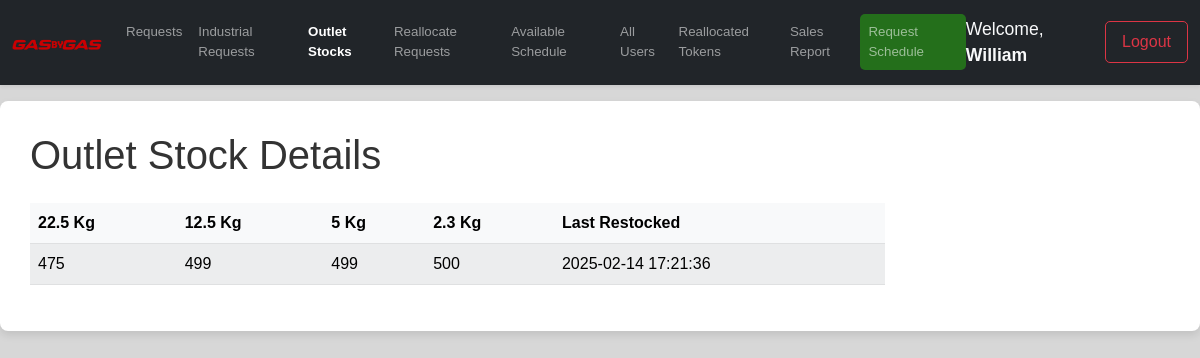
The page /outlet/outlet-dashboard.php?page=outlet-stocks (signed in) on the database its author committed.
### tables this page shows
CREATE TABLE `users` (
  `UserID` int(11) NOT NULL,
  `FullName` varchar(100) NOT NULL,
  `outletID` int(10) NOT NULL DEFAULT 0,
  `Email` varchar(100) NOT NULL DEFAULT 'No Email',
  `PhoneNumber` varchar(15) NOT NULL,
  `NIC` varchar(12) NOT NULL,
  `RegOutlet` varchar(30) NOT NULL,
  `PasswordHash` varchar(255) NOT NULL,
  `Role` enum('consumer','outlet_manager','dispatch_office','physical_consumer') DEFAULT 'consumer',
  `CreatedAt` timestamp NOT NULL DEFAULT current_timestamp()
);

CREATE TABLE `outlets` (
  `OutletID` int(11) NOT NULL,
  `OutletName` varchar(100) NOT NULL,
  `Location` varchar(255) NOT NULL,
  `Email` varchar(255) NOT NULL,
  `ContactNumber` varchar(15) DEFAULT NULL,
  `22.5` int(255) NOT NULL,
  `12.5` int(255) NOT NULL,
  `5` int(255) NOT NULL,
  `2.3` int(255) NOT NULL,
  `LastRestocked` timestamp NOT NULL DEFAULT current_timestamp()
);

### outlet/outlet-stocks.php (the view, shortened to what this page needs)
<?php
$userID = $_SESSION['userID'];
$stmt = $conn->prepare("SELECT OutletID FROM users WHERE UserID = ?");
$stmt->bind_param("i", $userID);
$stmt->execute();
$stmt->bind_result($outletID);
$query = "
    SELECT
        o.OutletID,
        o.OutletName,
        o.Location,
        o.Email,
        o.ContactNumber,
        `22.5` AS kg_22_5,
        `12.5` AS kg_12_5,
        `5` AS kg_5,
        `2.3` AS kg_2_3,
        o.LastRestocked
    FROM
        outlets o
    WHERE
        o.OutletID = ?
";
$stmt = $conn->prepare($query);
$stmt->bind_param("i", $outletID);
$stmt->execute();
$result = $stmt->get_result();
?>
<h1 class="mb-4">Outlet Stock Details</h1>
<?php if ($result->num_rows > 0): ?>
    <?php $row = $result->fetch_assoc(); ?>
    <table class="table table-light table-striped w-75">
        <thead>
            <tr>
                <th>22.5 Kg</th>
                <th>12.5 Kg</th>
                <th>5 Kg</th>
                <th>2.3 Kg</th>
                <th>Last Restocked</th>
            </tr>
        </thead>
        <tbody>
            <tr>
                <td><?= htmlspecialchars($row['kg_22_5']) ?></td>
                <td><?= htmlspecialchars($row['kg_12_5']) ?></td>
                <td><?= htmlspecialchars($row['kg_5']) ?></td>
                <td><?= htmlspecialchars($row['kg_2_3']) ?></td>
                <td><?= htmlspecialchars($row['LastRestocked']) ?></td>
            </tr>
        </tbody>
    </table>
<?php else: ?>
    <div class="alert alert-info">No stock information found for your outlet.</div>
<?php endif; ?>

### outlet/outlet-dashboard.php (shortened to what this page needs)
<?php
require '../db.php';
$userID = $_SESSION['userID'];
$stmt = $conn->prepare("SELECT FullName FROM users WHERE UserID = ?");
$stmt->bind_param("i", $userID);
$stmt->execute();
$stmt->bind_result($fullName);
?>
<!DOCTYPE html>
<html lang="en">
<head>
    <link href="https://cdn.jsdelivr.net/npm/bootstrap@5.3.0-alpha1/dist/css/bootstrap.min.css" rel="stylesheet">
    <link href="https://cdnjs.cloudflare.com/ajax/libs/select2/4.0.13/css/select2.min.css" rel="stylesheet" />
</head>
<body style="background: hsla(240, 2%, 12%, 0.178);">
<nav class="navbar navbar-expand-lg navbar-dark bg-dark sticky-top shadow-sm">
    <div class="container-fluid">
        <a class="navbar-brand" href="template.php">
            <img src="../assets/logo.png" alt="Brand Logo" class="navbar-logo">
        </a>
        <div class="collapse navbar-collapse" id="navbarNav">
            <?php $page = $_GET['page'] ?? 'requests'; ?>
            <ul class="navbar-nav me-auto mb-2 mb-lg-0">
                <li class="nav-item">
                    <a class="nav-link <?= $page === 'requests' ? 'active' : '' ?>" href="outlet-dashboard.php?page=requests">Requests</a>
                </li>
                <li class="nav-item">
                    <a class="nav-link <?= $page === 'industrial-requests' ? 'active' : '' ?>" href="outlet-dashboard.php?page=industrial-requests">Industrial Requests</a>
                </li>
                <li class="nav-item">
                    <a class="nav-link <?= $page === 'outlet-stocks' ? 'active' : '' ?>" href="outlet-dashboard.php?page=outlet-stocks">Outlet Stocks</a>
                </li>
                <li class="nav-item">
                    <a class="nav-link <?= $page === 'reallocate' ? 'active' : '' ?>" href="outlet-dashboard.php?page=reallocate">Reallocate Requests</a>
                </li>
                <li class="nav-item">
                    <a class="nav-link <?= $page === 'available-schedule' ? 'active' : '' ?>" href="outlet-dashboard.php?page=available-schedule">Available Schedule</a>
                </li>
                <li class="nav-item">
                    <a class="nav-link <?= $page === 'users' ? 'active' : '' ?>" href="outlet-dashboard.php?page=users">All Users</a>
                </li>
                <li class="nav-item">
                    <a class="nav-link <?= $page === 'r-token' ? 'active' : '' ?>" href="outlet-dashboard.php?page=r-token">Reallocated Tokens</a>
                </li>
                <li class="nav-item">
                    <a class="nav-link <?= $page === 'report' ? 'active' : '' ?>" href="outlet-dashboard.php?page=report">Sales Report</a>
                </li>
                <li class="nav-item">
                    <a class="nav-link main <?= $page === 'schedule' ? 'active' : '' ?>" href="outlet-dashboard.php?page=schedule">Request Schedule</a>
                </li>
            </ul>
            <span class="navbar-text me-3 text-light">
                Welcome, <span class="fw-bold"><?= htmlspecialchars($fullName); ?></span>
            </span>
            <a href="../logout.php" class="btn btn-outline-danger">Logout</a>
        </div>
    </div>
</nav>
    <div class="container d-flex flex-column mb-2 mt-3">
        <?php
        $allowed_pages = ['requests', 'outlet-stocks', 'reallocate', 'industrial-requests', 'schedule', 'available-schedule', 'users','r-token','report','profile'];
        if (in_array($page, $allowed_pages)) {
            include "$page.php";
        } else {
            include 'requests.php';
        }
        ?>
    </div>
</body>
</html>

### outlet/outlet-dashboard.php (style rules this page uses)
body { font-family: 'Poppins', sans-serif; background-color: #f4f7fa; color: #333; padding-bottom: 20px; }
.container { max-width: 1700px; background-color: #fff; border-radius: 8px; padding: 30px; box-shadow: 0 4px 8px rgba(0, 0, 0, 0.1); }
.navbar-logo { width: 120px; height: auto; }
.navbar-nav .nav-link { transition: all 0.3s ease; }
.main { transition: all 0.3s ease; background-color: rgba(43, 255, 0, 0.34) !important; border-radius: 5px; }
.navbar-nav .nav-link.active { color:rgb(255, 255, 255); font-weight: 600; border-radius: 5px; }
.navbar-text { font-size: 1.1rem; }
.btn-outline-danger { border-radius: 5px; padding: 8px 16px; }
.navbar-collapse { justify-content: flex-end; }
@media (max-width: 1650px) { .navbar-logo { width: 90px; } }
@media (max-width: 1650px) { .nav-link { font-size: smaller; } }

### rows shown on the page
users: FullName "William"
outlets: kg_22_5 "475", kg_12_5 "499", 5 "499", kg_2_3 "500", LastRestocked "2025-02-14 17:21:36"
